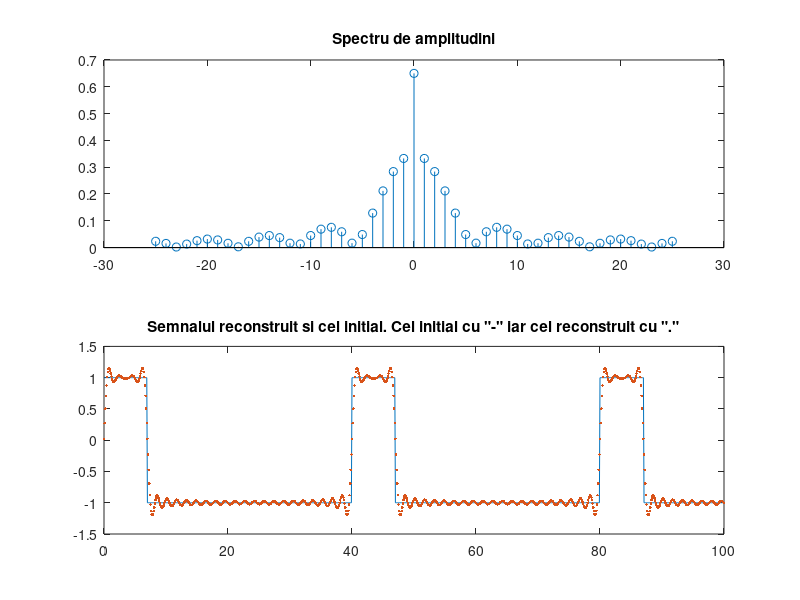

Write MATLAB code to recreate this figure.
%Numarul meu este 7=> semnal dreptunghiular x de perioada 40s, durata 7s, factor de umplere
%7/T*100
T=40 %perioada semnalului
w0=(2*pi)/T %perioada semnalului
t=0:0.1:100
x=square(w0*t, 7/T*100)%S-emnalul initial.Componenta de dupa virgula este reprezentata de factorul de umplere 


N=25 %numarul coeficientilor pozitivi/negativi
%C=matricea coeficientilor 
C=zeros(size(2*N+1))%se initializeaza matricea cu 0
%x2 va fi semnalul reconstruit
x2=0
%for pt calculul coeficientilor de la -25 la 25
for k=-N:N
    %integrala de la 0 la 7 unde semnalul este 1
    fun2=@(t) 1.*exp(-1j*k*w0*t)
    %integrala de la 7 la 40 unde semnalul este -1
    fun3=@(t) (-1).*exp(-1j*k*w0*t)
    %formula de calcul a coeficientilor (integrala pe o perioada
    C(k+N+1)=1/T*(integral(fun2, 0, 7)+integral(fun3, 7, 40))
    re=real(C(k+N+1))
    im=imag(C(k+N+1))
    %se pun coeficientii in matrice
    C(k+N+1)=re+1j*im
    %semnalul va fi suma modulelor coeficientilor
    x2=x2+real(C(k+N+1)*exp(1j*k*w0*t))
end

%reprezentarea grafica a spectrului de amplitudine
subplot(2, 1, 1)
stem((-N:N), abs(C)); title('Spectru de amplitudini');
subplot(2, 1, 2); 
%reprezentarea semnalului initial
plot(t, x, '-')
hold on %reprezentam semnalul initial si reconstruit in aceeasi figura
%reprezentarea semnalului reconstruit
plot(t, x2, '.'); title('Semnalul reconstruit si cel initial. Cel initial cu "-" iar cel reconstruit cu "."');
hold off
% Teoria seriilor Fourier (trigonometrica, armonica si complexa) ne spune
% ca orice semnal periodic poate fi aproximat printr-o suma infinita de coeficienti.
% Acesti coeficienti reprezinta practic spectrul.
% Semnalul reconstruit folosind un numar finit de termeni se apropie ca
% forma de semnalul original cu o anumita marja de eroare. Cu cat marim
% numarul de coeficienti, aceasta marja de eroare va fi din ce in ce mai
% mica.